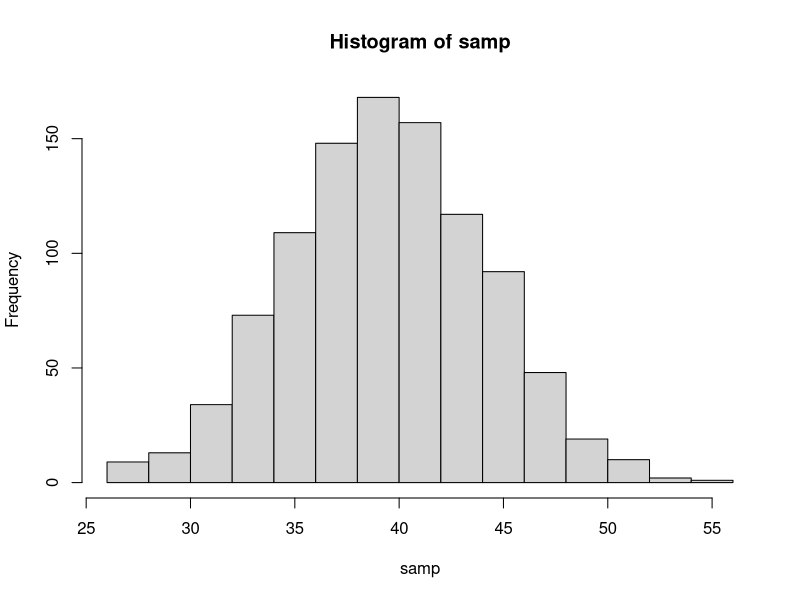

The R source for this figure: (Note: this script raises an error after producing the figure.)
# Example of elevated false positives when we "peak"
# at our data.

# first we create a vector that is our whole population
pop <- c(rep("fem", 600), rep("mal", 400))

# now we sample 100 indiv. from a population 1000 times and
# each time we count the number of males in our sample
samp <- c()
for(i in 1:1000){
  samp[i] <- sum(sample(pop, 100) == "mal")
}

# lets take a look at the distribution of the number
# of males that we got in each sample
hist(samp)

# lets create two vectors of pvalues one where we don't
# peak and just look at whether are sample is significantly
# different from our expectations and another where we first
# peak at see if it looks high or low and then test if it is
# higher or lower than we expect
std.pvalues <- c()
peaked.pvalues <- c()
for(i in 1:1000){
  std.pvalues[i] <- binom.test(samp[i], 100, .4)$p.value
  if(samp[i]>40){
    peaked.pvalues[i] <- binom.test(samp[i], 100, .4, alternative = "g")$p.value
  }
  if(samp[i]<40){
    peaked.pvalues[i] <- binom.test(samp[i], 100, .4, alternative = "l")$p.value
  }
}

# here is the number of positives when we do the standard test
# we expect to see less than 50 (5%)
sum(std.pvalues<=.05)

# here we see more than 5% false positives
sum(peaked.pvalues<=.05, na.rm=T)

# here just illustrtating that binomial test is a special case
# of the chi-square test
binom.test(34,90, .5)
chisq.test(matrix(c(34,56)))


# lets look at generating the t-statistic ourselves
# here is the formula for the t statistic
(mean - hyp) / (sd/sqrt(n))

mu <- 1
pop <- rnorm(10000, mean=mu, sd=0.7)
tstat <- c()
for(i in 1:10000){
  samp <- sample(pop, 20)
  # this is the step where we record the t statistic
  # remember we simulated this data with the null so this
  # is what we expect to see from the t statitic when nothing
  # interesting is happening.
  tstat[i] <- (mean(samp) - mu) / (sd(samp)/sqrt(length(samp)))
}

# and here we show that we are able to generate just what we expect.
plot(density(tstat))


